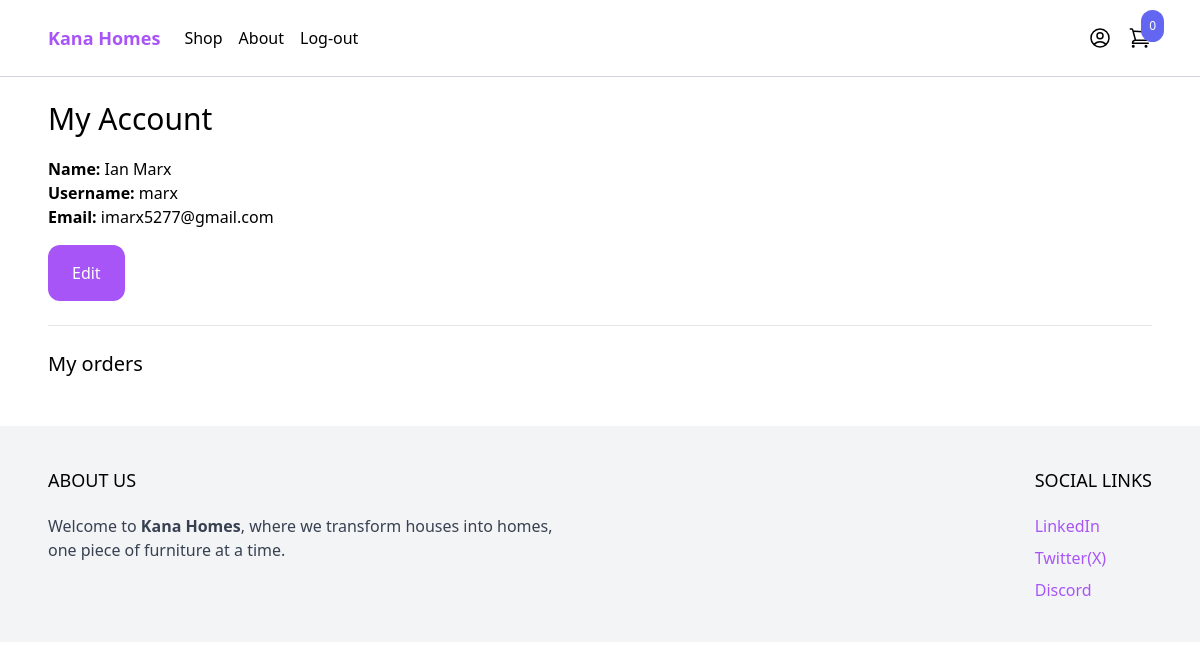
Page /myaccount/ (signed in) on the earlier database version.
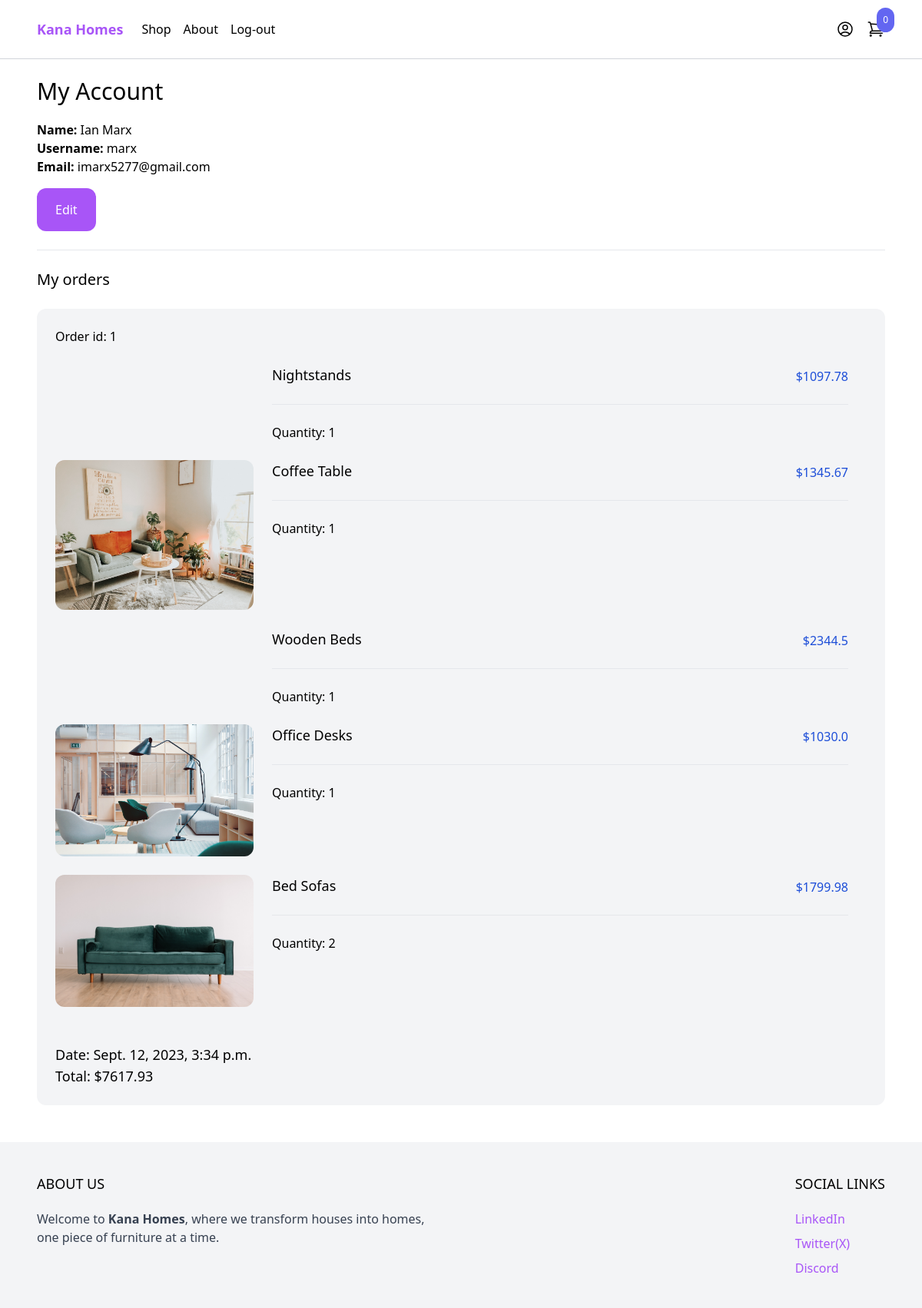
Same page on the later database version.
### order/models.py (models this page shows)
class Order(models.Model):
    ORDERED = 'ordered' #this section is stored in the database
    SHIPPED = 'shipped'
    STATUS_CHOICES = ( #this section is displayed in the admin interface
        (ORDERED, 'Ordered'),
        (SHIPPED, 'Shipped'),
    )
    user = models.ForeignKey(User, related_name="orders", blank=True, null=True, on_delete=models.CASCADE)
    first_name = models.CharField(max_length=255)
    last_name = models.CharField(max_length=255)
    email = models.CharField(max_length=255)
    address = models.CharField(max_length=255)
    zipcode = models.CharField(max_length=255)
    place = models.CharField(max_length=255)
    phone = models.CharField(max_length=255)
    created_at = models.DateTimeField(auto_now_add=True)
    paid = models.BooleanField(default=False)
    paid_amount = models.IntegerField(blank=True, null=True)
    payment_intent = models.CharField(max_length=255, blank=True, null=True)
    status = models.CharField(max_length=20, choices=STATUS_CHOICES, default=ORDERED)
    class Meta:
        ordering = ['-created_at',]
    def get_total_price(self):
        if self.paid_amount:
            return self.paid_amount / 100
        return 0

class OrderItem(models.Model):
    order = models.ForeignKey(Order, related_name='items', on_delete=models.CASCADE)
    product = models.ForeignKey(Product, related_name='items', on_delete=models.CASCADE)
    price = models.IntegerField()
    quantity = models.IntegerField(default=1)
    def get_total_price(self):
        return self.price / 100

### product/models.py (models this page shows, shortened)
class Product(models.Model):
    category = models.ForeignKey(Category, related_name='products', on_delete=models.CASCADE)
    name = models.CharField(max_length=255)
    slug = models.SlugField()
    description = models.TextField(blank=True, null=True)
    price = models.IntegerField()
    created_at = models.DateTimeField(auto_now_add=True)
    image = models.ImageField(upload_to='uploads/', blank=True, null=True)
    thumbnail = models.ImageField(upload_to='uploads/', blank=True, null=True)
    class Meta:
        ordering = ('-created_at',)
    def get_thumbnail(self):
        if self.thumbnail:
            return self.thumbnail.url

### core/views.py (the view)
# urls.py: path('myaccount/', myaccount, name='myaccount'),
@login_required
def myaccount(request):
    return render(request, 'core/myaccount.html')

### cart/cart.py (called while the page is built)
    def __len__(self):
        return sum(item['quantity'] for item in self.cart.values())

### cart/content_processors.py (called while the page is built)
def cart(request):
    return {'cart': Cart(request)}

### core/templates/core/myaccount.html (shortened to what this page needs)
{% extends 'core/base.html' %}
{% block content%}
<div class="max-w-6xl mx-auto p-6">
    <h1 class="mb-5 text-3xl">
        My Account
    </h1>
    <div class="mb-6">
        <strong>Name: </strong>{{ request.user.get_full_name }} <br>
        <strong>Username: </strong>{{ request.user.username }} <br>
        <strong>Email: </strong>{{ request.user.email }} <br>
        <a href="{% url 'edit_myaccount' %}" class="mt-4 inline-block py-4 px-6 rounded-xl text-white bg-purple-500">Edit</a>
    </div>
    <hr>
    <h2 class="my-6 text-xl">
        My orders
    </h2>
    {% for order in request.user.orders.all %}
    <div class="w-full mb-6 p-6 flex flex-wrap bg-gray-100 rounded-xl">
        <div class="mb-6 flex justify-between">
            <a href="#">Order id: {{ order.id }}</a>
        </div>
        <div class="mb-6 w-full">
            {% for item in order.items.all %}
                <div class="product mb-6 flex pr-6">
                    <a href="#" class="w-1/4">
                        <img class="hover:shadow-lg rounded-xl" src="{{ item.product.get_thumbnail }}" alt="">
                    </a>
                    <div class="w-3/4 pl-6">
                        <div class="flex justify-between">
                            <a href="#" class="text-lg">{{ item.product.name }}</a>
                            <p class="mb-6 text-blue-700 pt-1">${{ item.get_total_price }}</p>
                        </div>
                        <hr>
                        <div class="mt-6">
                            Quantity: {{ item.quantity }}
                        </div>
                    </div>
                </div>
                {% endfor %}
        </div>
            <div>
                <p class="text-lg">Date: {{ order.created_at }}</p>
                <p class="text-lg">Total: ${{ order.get_total_price }}</p>
            </div>
        </div>
    </div>
    {% endfor %}
</div>
{% endblock %}

### core/templates/core/base.html (shortened to what this page needs)
<!DOCTYPE html>
<html lang="en">
<head>
    <script src="https://cdn.tailwindcss.com"></script>
</head>
<body>
    <nav class="border-b border-gray-300">
        <div class="max-w-6xl mx-auto py-2 px-6 xl:px-0 flex items-center justify-between">
            <div class="menu-left flex items-center space-x-6">
                <a href="{% url 'frontpage' %}" class="py-4 text-lg text-purple-500 font-semibold">
                    Kana Homes
                </a>
                <ul class="flex items-center space-x-4">
                    <li><a href="{% url 'shop' %}">Shop</a></li>
                    <li><a href="{% url 'about' %}">About</a></li>
                    {% if request.user.is_authenticated %}
                    <li><a href="{% url 'logout' %}">Log-out</a></li>
                    {% endif %}
                </ul>
            </div>
            <div class="menu-right flex items-center space-x-4">
                <a href="{% url 'myaccount' %}">
                </a>
                <div
                    hx-get="{% url 'hx_menu_cart' %}"
                    hx-trigger="update-menu-cart from:body"
                    hx-swap="innerHTML"
                >
                    {% include 'cart/partials/menu_cart.html' %}
                 </div>
            </div>
        </div>
    </nav>
    <main>
        {% block content %}
        {% endblock %}
    </main>
    <footer class="bg-gray-100">
         <div class="max-w-6xl mx-auto py-10 px-6 xl:px-0 md:flex justify-between">
            <div class="footer-left mb-12 md:mb-0">
                <h2 class="mb-5 uppercase text-lg">
                    About us
                </h2>
                <p class="text-gray-700">
                    Welcome to <b>Kana Homes</b>, where we transform houses into homes, <br>one piece of furniture at a time.
                </p>
            </div>
            <div class="footer-right">
                <h2 class="mb-5 uppercase text-lg">
                    Social Links
                </h2>
                <ul class="space-y-2">
                    <li>
                        <a href="https://www.linkedin.com/in/ian-marx-761ab61b4/" class="text-purple-500 hover:text-purple-800">LinkedIn</a>
                    </li>
                    <li>
                        <a href="https://twitter.com/Its_imarx" class="text-purple-500 hover:text-purple-800">Twitter(X)</a>
                    </li>
                    <li>
                        <a href="https://discord.com/users/Marx_6" class="text-purple-500 hover:text-purple-800">Discord</a>
                    </li>
                </ul>
            </div>
         </div>
    </footer>
</body>
</html>

### cart/templates/cart/partials/menu_cart.html (shortened to what this page needs)
<a href="{% url 'cart' %}" id="menu-cart-button" class="relative">
      <span class="p-2 absolute -top-4 -right-3 bg-indigo-500 text-white text-xs rounded-full">{{ cart|length }}</span>
</a>

Differences in the rows shown:
added Order: id "1", created_at "Sept. 12, 2023, 3:34 p.m.", get_total_price "7617.93"
added OrderItem: product.name "Nightstands", get_total_price "1097.78", quantity "1"
added OrderItem: product.get_thumbnail (picture), product.name "Coffee Table", get_total_price "1345.67", quantity "1"
added OrderItem: product.name "Wooden Beds", get_total_price "2344.5", quantity "1"
added OrderItem: product.get_thumbnail (picture), product.name "Office Desks", get_total_price "1030.0", quantity "1"
added OrderItem: product.get_thumbnail (picture), product.name "Bed Sofas", get_total_price "1799.98", quantity "2"
